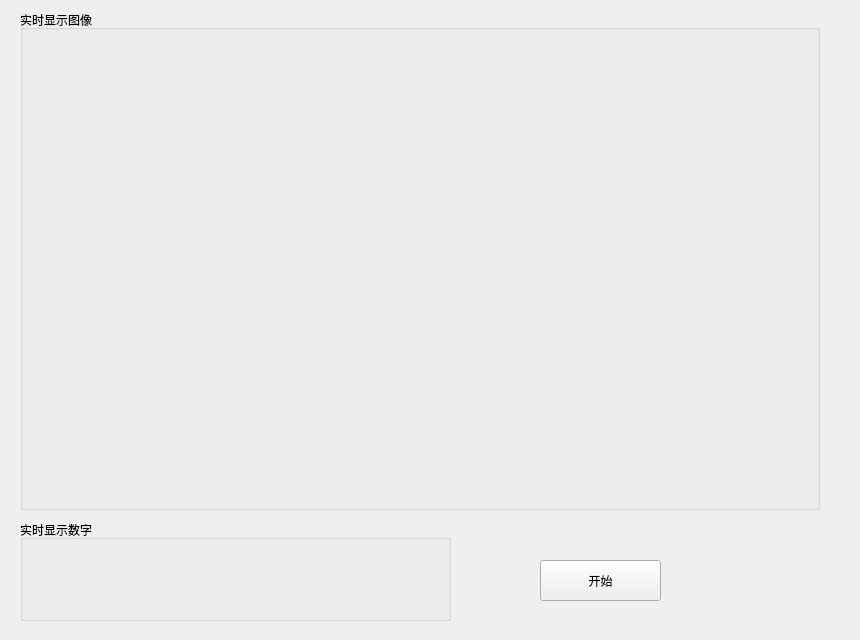
<?xml version="1.0" encoding="UTF-8"?>
<ui version="4.0">
 <class>QThreadPool2Class</class>
 <widget class="QWidget" name="QThreadPool2Class">
  <property name="geometry">
   <rect>
    <x>0</x>
    <y>0</y>
    <width>860</width>
    <height>640</height>
   </rect>
  </property>
  <property name="windowTitle">
   <string>QThreadPool</string>
  </property>
  <widget class="QPushButton" name="startBtn">
   <property name="geometry">
    <rect>
     <x>540</x>
     <y>560</y>
     <width>121</width>
     <height>41</height>
    </rect>
   </property>
   <property name="text">
    <string>开始</string>
   </property>
  </widget>
  <widget class="QGroupBox" name="groupBox">
   <property name="geometry">
    <rect>
     <x>20</x>
     <y>10</y>
     <width>800</width>
     <height>500</height>
    </rect>
   </property>
   <property name="title">
    <string>实时显示图像</string>
   </property>
   <widget class="QLabel" name="img_label">
    <property name="geometry">
     <rect>
      <x>40</x>
      <y>30</y>
      <width>741</width>
      <height>431</height>
     </rect>
    </property>
    <property name="text">
     <string/>
    </property>
   </widget>
  </widget>
  <widget class="QGroupBox" name="groupBox_2">
   <property name="geometry">
    <rect>
     <x>20</x>
     <y>520</y>
     <width>431</width>
     <height>101</height>
    </rect>
   </property>
   <property name="title">
    <string>实时显示数字</string>
   </property>
   <widget class="QLabel" name="num_label">
    <property name="geometry">
     <rect>
      <x>40</x>
      <y>30</y>
      <width>231</width>
      <height>41</height>
     </rect>
    </property>
    <property name="font">
     <font>
      <pointsize>24</pointsize>
     </font>
    </property>
    <property name="text">
     <string/>
    </property>
   </widget>
  </widget>
  <zorder>groupBox</zorder>
  <zorder>startBtn</zorder>
  <zorder>groupBox_2</zorder>
 </widget>
 <layoutdefault spacing="6" margin="11"/>
 <resources>
  <include location="QThreadPool2.qrc"/>
 </resources>
 <connections/>
</ui>
